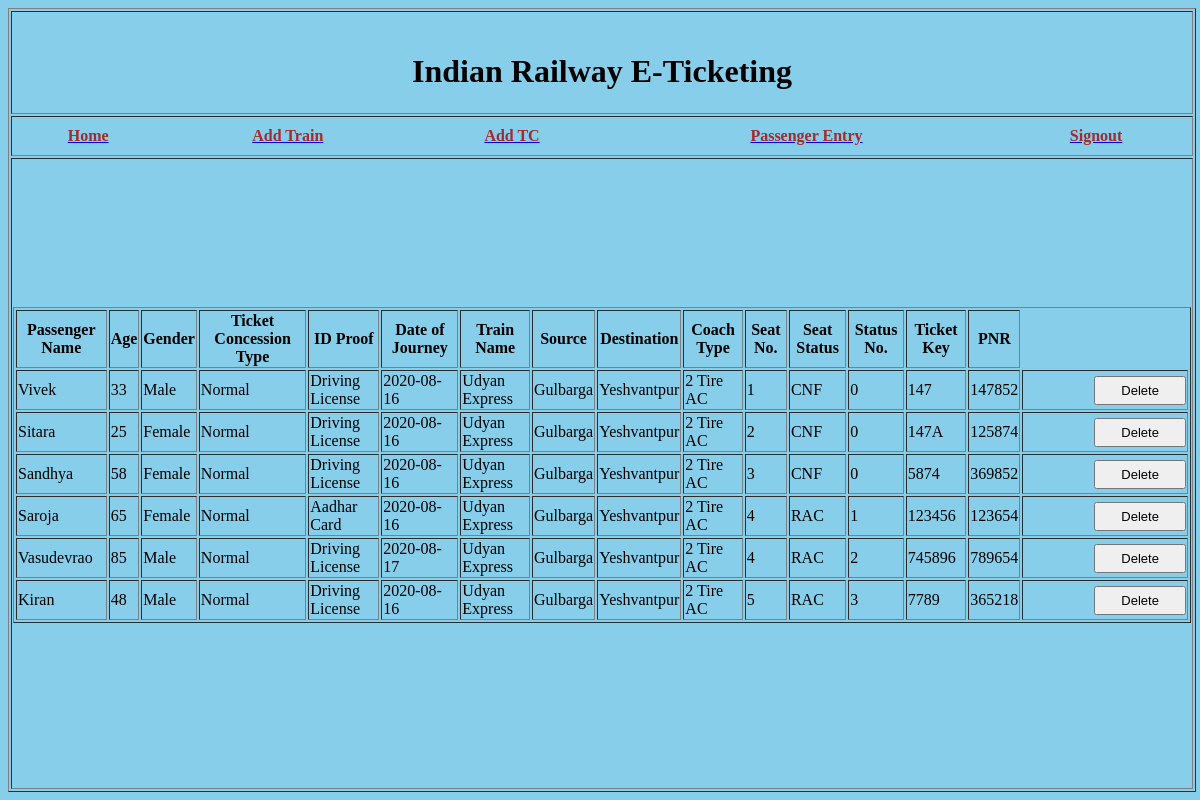
The page /railway/passengerlistdisplay on the database its author committed.
### RAILWAYAPP/models.py (models this page shows)
class PassengerData(models.Model):
	name=models.CharField(max_length=50)
	age=models.CharField(max_length=50)
	gender=models.CharField(max_length=30)
	concession=models.CharField(max_length=30)
	idproof=models.CharField(max_length=30,default="")
	doj=models.CharField(max_length=30,default="")
	trainid=models.CharField(max_length=30,default="")
	source=models.CharField(max_length=30,default="")
	destination=models.CharField(max_length=30,default="")
	coachtype=models.CharField(max_length=30,default="2 Tire AC")
	seatnumber=models.CharField(max_length=30,default="")
	seatstatus=models.CharField(max_length=30,default="")
	statusnumber=models.CharField(max_length=30,default="")
	ticketkey=models.CharField(max_length=30,default="")
	ttapproval=models.CharField(max_length=30,default="")
	pnrnumber=models.CharField(max_length=30,default="")

### RAILWAYAPP/views.py (the view)
# urls.py: path("passengerlistdisplay",views.passengerlistdisplay),
def passengerlistdisplay(request):
	if request.method=="POST":
		pid=request.POST.get("pid","");
		data=PassengerData.objects.get(id=pid)
		data.delete()
		newdata=PassengerData.objects.all()
		return render(request,"RAILWAYAPP/passengerlistdisplay.html",{"data":newdata})
	else:
		data=PassengerData.objects.all()
		return render(request,"RAILWAYAPP/passengerlistdisplay.html",{"data":data})

### RAILWAYAPP/templates/RAILWAYAPP/passengerlistdisplay.html (shortened to what this page needs)
<html>
 <head>
 </head>
 <body>
   <table style="width: 99%;height:100%;" border="1">
      <tr>
        <td style="width: 100%;height:10%;" align="center"><br/><h1>Indian Railway E-Ticketing</h1></td>
      </tr>
      <tr>
        <td style="width: 100%;height:5%;">
      <table style="width: 100%;height:100%;">
          <tr>
              <th><a href="adminhome"><font color="brown">Home</font></a></th>
            <th><a href="addtrain"><font color="brown">Add Train</font></a></th>
            <th><a href="register"><font color="brown">Add TC</font></a></th>
            <th><a href="passengerlist"><font color="brown">Passenger Entry</font></a></th>
                        <th><a href="railway"><font color="brown">Signout</font></a></th>
          </tr>
      </table>
        </td>
      </tr>
      <tr>
        <td style="width: 100%;height:80%;">
     <form name="form1" method="POST">
	<table border=1 align="center">
<tr>
  <th>Passenger Name</th>
  <th>Age</th>
  <th>Gender</th>
  <th>Ticket Concession Type</th>
  <th>ID Proof</th>
  <th>Date of Journey</th>
  <th>Train Name</th>
  <th>Source</th>
  <th>Destination</th>
<th>Coach Type</th>
<th>Seat No.</th>
<th>Seat Status</th>
<th>Status No.</th>
<th>Ticket Key</th>
<th>PNR</th>
</tr>
  {%for d in data%}
  <form name="frm" method="post">
  <tr>
  	<td>{{d.name}}</td>
  	<td>{{d.age}}</td>
  	<td>{{d.gender}}</td>
  	<td>{{d.concession}}</td>
    <td>{{d.idproof}}</td>
    <td>{{d.doj}}</td>
    <td>{{d.trainid}}</td>
    <td>{{d.source}}</td>
    <td>{{d.destination}}</td>
    <td>{{d.coachtype}}</td>
    <td>{{d.seatnumber}}</td>
    <td>{{d.seatstatus}}</td>
    <td>{{d.statusnumber}}</td>
    <td>{{d.ticketkey}}</td>
    <td>{{d.pnrnumber}}</td>
    <td>
      <input type="submit" name="btnsubmit" value="Delete">
    </td>
  </tr>
  </form>
  {%endfor%}
    </table>
</body>
</html>

### RAILWAYAPP/templates/RAILWAYAPP/passengerlistdisplay.html (style rules this page uses)
body { background-color: skyblue; width: 100%; color: #000; }
input[type=submit] { padding: 5px 25px; font-size: small; color: black; margin-left: 70px; }

### rows shown on the page
PassengerData: name "Vivek", age "33", gender "Male", concession "Normal", idproof "Driving License", doj "2020-08-16", trainid "Udyan Express", source "Gulbarga", destination "Yeshvantpur", coachtype "2 Tire AC", seatnumber "1", seatstatus "CNF", statusnumber "0", ticketkey "147", pnrnumber "147852"
PassengerData: name "Sitara", age "25", gender "Female", concession "Normal", idproof "Driving License", doj "2020-08-16", trainid "Udyan Express", source "Gulbarga", destination "Yeshvantpur", coachtype "2 Tire AC", seatnumber "2", seatstatus "CNF", statusnumber "0", ticketkey "147A", pnrnumber "125874"
PassengerData: name "Sandhya", age "58", gender "Female", concession "Normal", idproof "Driving License", doj "2020-08-16", trainid "Udyan Express", source "Gulbarga", destination "Yeshvantpur", coachtype "2 Tire AC", seatnumber "3", seatstatus "CNF", statusnumber "0", ticketkey "5874", pnrnumber "369852"
PassengerData: name "Saroja", age "65", gender "Female", concession "Normal", idproof "Aadhar Card", doj "2020-08-16", trainid "Udyan Express", source "Gulbarga", destination "Yeshvantpur", coachtype "2 Tire AC", seatnumber "4", seatstatus "RAC", statusnumber "1", ticketkey "123456", pnrnumber "123654"
PassengerData: name "Vasudevrao", age "85", gender "Male", concession "Normal", idproof "Driving License", doj "2020-08-17", trainid "Udyan Express", source "Gulbarga", destination "Yeshvantpur", coachtype "2 Tire AC", seatnumber "4", seatstatus "RAC", statusnumber "2", ticketkey "745896", pnrnumber "789654"
PassengerData: name "Kiran", age "48", gender "Male", concession "Normal", idproof "Driving License", doj "2020-08-16", trainid "Udyan Express", source "Gulbarga", destination "Yeshvantpur", coachtype "2 Tire AC", seatnumber "5", seatstatus "RAC", statusnumber "3", ticketkey "7789", pnrnumber "365218"
